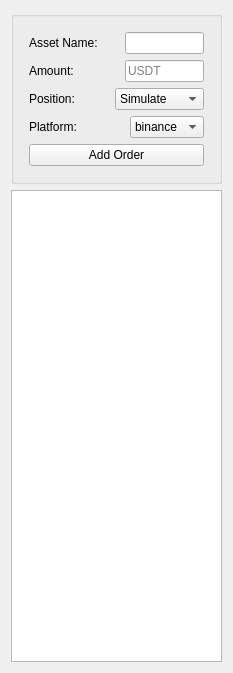
<?xml version="1.0" encoding="UTF-8"?>
<ui version="4.0">
 <class>OrderView</class>
 <widget class="QWidget" name="OrderView">
  <property name="geometry">
   <rect>
    <x>0</x>
    <y>0</y>
    <width>233</width>
    <height>673</height>
   </rect>
  </property>
  <property name="minimumSize">
   <size>
    <width>226</width>
    <height>0</height>
   </size>
  </property>
  <property name="maximumSize">
   <size>
    <width>280</width>
    <height>16777215</height>
   </size>
  </property>
  <property name="windowTitle">
   <string>Order Entry</string>
  </property>
  <layout class="QVBoxLayout" name="verticalLayout">
   <item>
    <widget class="QGroupBox" name="groupBox">
     <property name="minimumSize">
      <size>
       <width>0</width>
       <height>140</height>
      </size>
     </property>
     <property name="title">
      <string/>
     </property>
     <layout class="QVBoxLayout" name="verticalLayout_3">
      <item>
       <layout class="QVBoxLayout" name="verticalLayout_2">
        <property name="leftMargin">
         <number>6</number>
        </property>
        <property name="topMargin">
         <number>6</number>
        </property>
        <property name="rightMargin">
         <number>6</number>
        </property>
        <property name="bottomMargin">
         <number>6</number>
        </property>
        <item>
         <layout class="QHBoxLayout" name="horizontalLayout_2">
          <item>
           <widget class="QLabel" name="assetNameLabel">
            <property name="minimumSize">
             <size>
              <width>70</width>
              <height>0</height>
             </size>
            </property>
            <property name="text">
             <string>Asset Name:</string>
            </property>
           </widget>
          </item>
          <item>
           <spacer name="horizontalSpacer">
            <property name="orientation">
             <enum>Qt::Orientation::Horizontal</enum>
            </property>
            <property name="sizeType">
             <enum>QSizePolicy::Policy::MinimumExpanding</enum>
            </property>
            <property name="sizeHint" stdset="0">
             <size>
              <width>20</width>
              <height>20</height>
             </size>
            </property>
           </spacer>
          </item>
          <item>
           <widget class="QLineEdit" name="assetLineEdit">
            <property name="minimumSize">
             <size>
              <width>40</width>
              <height>0</height>
             </size>
            </property>
           </widget>
          </item>
         </layout>
        </item>
        <item>
         <layout class="QHBoxLayout" name="horizontalLayout_4">
          <item>
           <widget class="QLabel" name="amountStaticLabel">
            <property name="minimumSize">
             <size>
              <width>70</width>
              <height>0</height>
             </size>
            </property>
            <property name="text">
             <string>Amount:</string>
            </property>
           </widget>
          </item>
          <item>
           <spacer name="horizontalSpacer_2">
            <property name="orientation">
             <enum>Qt::Orientation::Horizontal</enum>
            </property>
            <property name="sizeType">
             <enum>QSizePolicy::Policy::MinimumExpanding</enum>
            </property>
            <property name="sizeHint" stdset="0">
             <size>
              <width>20</width>
              <height>20</height>
             </size>
            </property>
           </spacer>
          </item>
          <item>
           <widget class="QLineEdit" name="amountLineEdit">
            <property name="minimumSize">
             <size>
              <width>40</width>
              <height>0</height>
             </size>
            </property>
            <property name="placeholderText">
             <string>USDT</string>
            </property>
           </widget>
          </item>
         </layout>
        </item>
        <item>
         <layout class="QHBoxLayout" name="horizontalLayout_3">
          <item>
           <widget class="QLabel" name="positionStaticLabel">
            <property name="text">
             <string>Position:</string>
            </property>
           </widget>
          </item>
          <item>
           <spacer name="horizontalSpacer_3">
            <property name="orientation">
             <enum>Qt::Orientation::Horizontal</enum>
            </property>
            <property name="sizeHint" stdset="0">
             <size>
              <width>40</width>
              <height>20</height>
             </size>
            </property>
           </spacer>
          </item>
          <item>
           <widget class="QComboBox" name="positionComboBox">
            <property name="minimumSize">
             <size>
              <width>70</width>
              <height>0</height>
             </size>
            </property>
            <item>
             <property name="text">
              <string>Simulate</string>
             </property>
            </item>
            <item>
             <property name="text">
              <string>Buy</string>
             </property>
            </item>
            <item>
             <property name="text">
              <string>Sell</string>
             </property>
            </item>
            <item>
             <property name="text">
              <string>Take Profit</string>
             </property>
            </item>
            <item>
             <property name="text">
              <string>Stop Loss</string>
             </property>
            </item>
            <item>
             <property name="text">
              <string>autopilot-4h</string>
             </property>
            </item>
           </widget>
          </item>
         </layout>
        </item>
        <item>
         <layout class="QHBoxLayout" name="horizontalLayout_6">
          <item>
           <widget class="QLabel" name="positionStaticLabel_3">
            <property name="text">
             <string>Platform:</string>
            </property>
           </widget>
          </item>
          <item>
           <spacer name="horizontalSpacer_5">
            <property name="orientation">
             <enum>Qt::Orientation::Horizontal</enum>
            </property>
            <property name="sizeHint" stdset="0">
             <size>
              <width>40</width>
              <height>20</height>
             </size>
            </property>
           </spacer>
          </item>
          <item>
           <widget class="QComboBox" name="platformComboBox">
            <property name="minimumSize">
             <size>
              <width>70</width>
              <height>0</height>
             </size>
            </property>
            <item>
             <property name="text">
              <string>binance</string>
             </property>
            </item>
           </widget>
          </item>
         </layout>
        </item>
        <item>
         <widget class="QPushButton" name="addOrderButton">
          <property name="text">
           <string>Add Order</string>
          </property>
         </widget>
        </item>
       </layout>
      </item>
     </layout>
    </widget>
   </item>
   <item>
    <widget class="QListWidget" name="orderListWidget">
     <property name="autoScroll">
      <bool>false</bool>
     </property>
     <property name="spacing">
      <number>20</number>
     </property>
    </widget>
   </item>
  </layout>
 </widget>
 <resources/>
 <connections/>
</ui>
